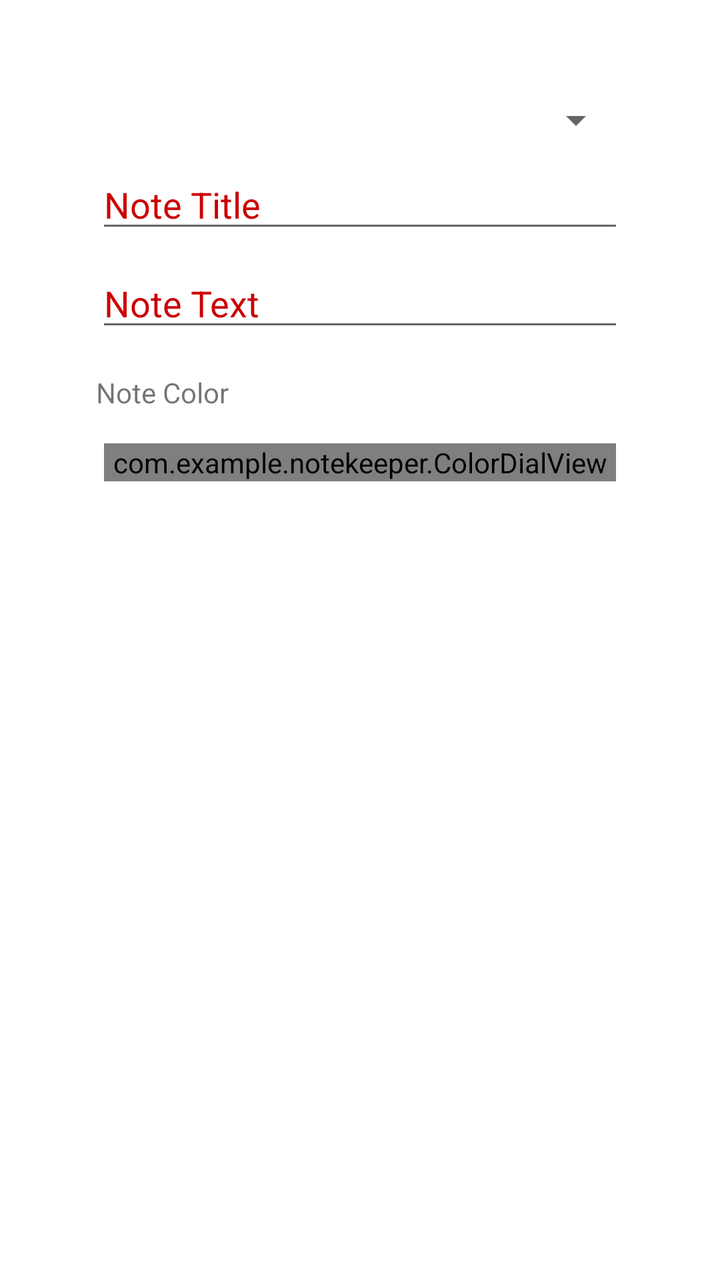
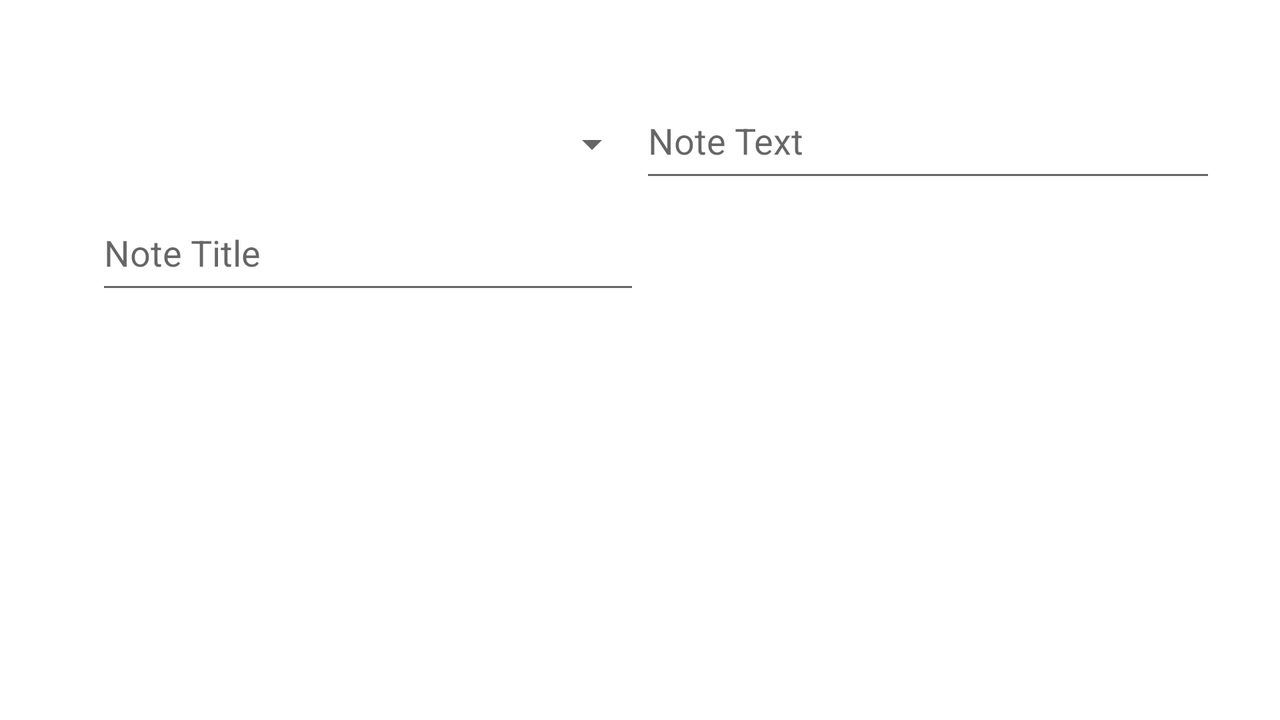

One screen, two layout resources from the same app: the default and the repository's alternative for another configuration. Each is rendered where Android would select it; the XML of both is given below.
<!-- AndroidManifest.xml: application theme Theme.NoteKeeper.NoActionBar -->
<!-- res/layout/content_main.xml -->
<?xml version="1.0" encoding="utf-8"?>
<androidx.constraintlayout.widget.ConstraintLayout xmlns:android="http://schemas.android.com/apk/res/android"
    xmlns:app="http://schemas.android.com/apk/res-auto"
    xmlns:tools="http://schemas.android.com/tools"
    android:layout_width="match_parent"
    android:layout_height="match_parent"
    android:layout_margin="16dp"
    android:padding="16dp"
    app:layout_behavior="@string/appbar_scrolling_view_behavior"
    tools:context=".MainActivity"
    tools:showIn="@layout/activity_main">

    <Spinner
        android:id="@+id/spinnerCourses"
        android:layout_width="0dp"
        android:layout_height="wrap_content"
        android:layout_marginStart="16dp"
        android:layout_marginTop="16dp"
        android:layout_marginEnd="16dp"
        app:layout_constraintEnd_toEndOf="parent"
        app:layout_constraintStart_toStartOf="parent"
        app:layout_constraintTop_toTopOf="parent" />

    <EditText
        android:id="@+id/textNoteTitle"
        style="@style/RedGreenEditText"
        android:layout_width="0dp"
        android:layout_height="wrap_content"
        android:layout_marginStart="16dp"
        android:layout_marginTop="8dp"
        android:ems="10"
        android:gravity="start|top"
        android:hint="@string/note_title_hint"
        android:inputType="textMultiLine"
        android:textColor="@color/pluralSightOrange"
        app:layout_constraintEnd_toEndOf="@+id/spinnerCourses"
        app:layout_constraintStart_toStartOf="parent"
        app:layout_constraintTop_toBottomOf="@+id/spinnerCourses" />

    <EditText
        android:id="@+id/textNoteText"
        style="@style/RedGreenEditText"
        android:layout_width="0dp"
        android:layout_height="wrap_content"
        android:layout_marginStart="16dp"
        android:layout_marginTop="8dp"
        android:ems="10"
        android:gravity="start|top"
        android:hint="@string/note_text_hint"
        android:inputType="textMultiLine"
        app:layout_constraintEnd_toEndOf="@+id/textNoteTitle"
        app:layout_constraintHorizontal_bias="1.0"
        app:layout_constraintStart_toStartOf="parent"
        app:layout_constraintTop_toBottomOf="@id/textNoteTitle" />

    <TextView
        android:id="@+id/textViewModel"
        android:layout_width="0dp"
        android:layout_height="wrap_content"
        android:layout_marginTop="8dp"
        android:layout_marginStart="16dp"
        app:layout_constraintStart_toStartOf="parent"
        app:layout_constraintTop_toBottomOf="@id/textNoteText"
        app:layout_constraintEnd_toEndOf="parent"/>

    <TextView
        android:id="@+id/colorSelectorLabel"
        android:layout_width="wrap_content"
        android:layout_height="wrap_content"
        android:text="Note Color"
        android:layout_margin="16dp"
        app:layout_constraintStart_toStartOf="parent"
        app:layout_constraintTop_toBottomOf="@id/textNoteText"/>

    <com.example.notekeeper.ColorDialView
        android:id="@+id/colorSelector"
        android:layout_width="0dp"
        android:layout_height="wrap_content"
        android:layout_marginStart="20dp"
        android:layout_marginTop="16dp"
        android:layout_marginEnd="20dp"
        app:colors="@array/note_color_array"
        app:layout_constraintEnd_toEndOf="parent"
        app:layout_constraintStart_toStartOf="parent"
        app:layout_constraintTop_toBottomOf="@id/colorSelectorLabel" />



</androidx.constraintlayout.widget.ConstraintLayout>
<!-- res/layout/activity_main.xml (included above) -->
<?xml version="1.0" encoding="utf-8"?>
<androidx.coordinatorlayout.widget.CoordinatorLayout xmlns:android="http://schemas.android.com/apk/res/android"
    xmlns:app="http://schemas.android.com/apk/res-auto"
    xmlns:tools="http://schemas.android.com/tools"
    android:layout_width="match_parent"
    android:layout_height="match_parent"
    tools:context=".MainActivity">

    <com.google.android.material.appbar.AppBarLayout
        android:id="@+id/appBarLayout2"
        android:layout_width="match_parent"
        android:layout_height="wrap_content"
        android:theme="@style/Theme.NoteKeeper.AppBarOverlay">

        <androidx.appcompat.widget.Toolbar
            android:id="@+id/toolbar"
            android:layout_width="match_parent"
            android:layout_height="?attr/actionBarSize"
            android:background="?attr/colorPrimary"
            android:theme="@style/Theme.NoteKeeper.PopupOverlay" />

    </com.google.android.material.appbar.AppBarLayout>


    <include layout="@layout/content_main"/>



</androidx.coordinatorlayout.widget.CoordinatorLayout>
<!-- resources referenced by this layout -->
<resources>
  <string-array name="note_color_array">
          <item>#E57373</item>
          <item>#BA68C8</item>
          <item>#64B5F6</item>
          <item>#81C784</item>
          <item>#FFF176</item>
          <item>#FFB74D</item>
          <item>#90A4AE</item>
          <item>#BA68C8</item>
          <item>#64B5F6</item>
          <item>#81C784</item>
          <item>#FFF176</item>
          <item>#FFB74D</item>
          <item>#90A4AE</item>
          <item>#E57373</item>
          <item>#BA68C8</item>
      </string-array>
  <color name="pluralSightOrange">#f05a28</color>
  <string name="note_text_hint">Note Text</string>
  <string name="note_title_hint">Note Title</string>
  <style name="RedGreenEditText" parent="Widget.AppCompat.EditText">
          <item name="android:textColor">@android:color/holo_green_dark</item>
          <item name="android:textColorHint">@android:color/holo_red_dark</item>
      </style>
  <style name="Theme.NoteKeeper.AppBarOverlay" parent="ThemeOverlay.AppCompat.Dark.ActionBar" />
  <style name="Theme.NoteKeeper.PopupOverlay" parent="ThemeOverlay.AppCompat.Light" />
  <style name="Theme.NoteKeeper.NoActionBar">
          <item name="windowActionBar">false</item>
          <item name="windowNoTitle">true</item>
      </style>
</resources>
<!-- res/layout-land/content_main.xml (the repository's variant of the layout above) -->
<!-- drawn on the phone turned sideways -->
<?xml version="1.0" encoding="utf-8"?>
<androidx.constraintlayout.widget.ConstraintLayout xmlns:android="http://schemas.android.com/apk/res/android"
    xmlns:app="http://schemas.android.com/apk/res-auto"
    xmlns:tools="http://schemas.android.com/tools"
    android:layout_width="match_parent"
    android:layout_height="match_parent"
    android:layout_margin="16dp"
    android:padding="16dp"
    app:layout_behavior="@string/appbar_scrolling_view_behavior">

    <Spinner
        android:id="@+id/spinnerCourses"
        android:layout_width="0dp"
        android:layout_height="wrap_content"
        android:layout_marginStart="16dp"
        android:layout_marginTop="16dp"
        android:minHeight="48dp"
        app:layout_constraintEnd_toStartOf="@+id/guideline2"
        app:layout_constraintStart_toStartOf="parent"
        app:layout_constraintTop_toTopOf="parent" />

    <EditText
        android:id="@+id/textNoteTitle"
        android:layout_width="0dp"
        android:layout_height="wrap_content"
        android:layout_marginStart="16dp"
        android:layout_marginTop="8dp"
        android:ems="10"
        android:gravity="start|top"
        android:hint="@string/note_title_hint"
        android:inputType="textMultiLine"
        android:minHeight="48dp"
        android:textColor="#F44336"
        app:layout_constraintEnd_toEndOf="@+id/spinnerCourses"
        app:layout_constraintStart_toStartOf="parent"
        app:layout_constraintTop_toBottomOf="@+id/spinnerCourses" />

    <EditText
        android:id="@+id/textNoteText"
        android:layout_width="0dp"
        android:layout_height="wrap_content"
        android:layout_marginTop="16dp"
        android:ems="10"
        android:gravity="start|top"
        android:hint="@string/note_text_hint"
        android:inputType="textMultiLine"
        android:minHeight="48dp"
        app:layout_constraintEnd_toEndOf="parent"
        app:layout_constraintHorizontal_bias="1.0"
        app:layout_constraintStart_toStartOf="@+id/guideline2"
        app:layout_constraintTop_toTopOf="parent" />

    <androidx.constraintlayout.widget.Guideline
        android:id="@+id/guideline2"
        android:layout_width="wrap_content"
        android:layout_height="wrap_content"
        android:orientation="vertical"
        app:layout_constraintGuide_percent="0.5" />


</androidx.constraintlayout.widget.ConstraintLayout>
<!-- resources referenced by the variant -->
<!-- as the phone turned sideways resolves them -->
<resources>
  <string name="note_text_hint">Note Text</string>
  <string name="note_title_hint">Note Title</string>
  <style name="Theme.NoteKeeper.NoActionBar">
          <item name="windowActionBar">false</item>
          <item name="windowNoTitle">true</item>
      </style>
</resources>
